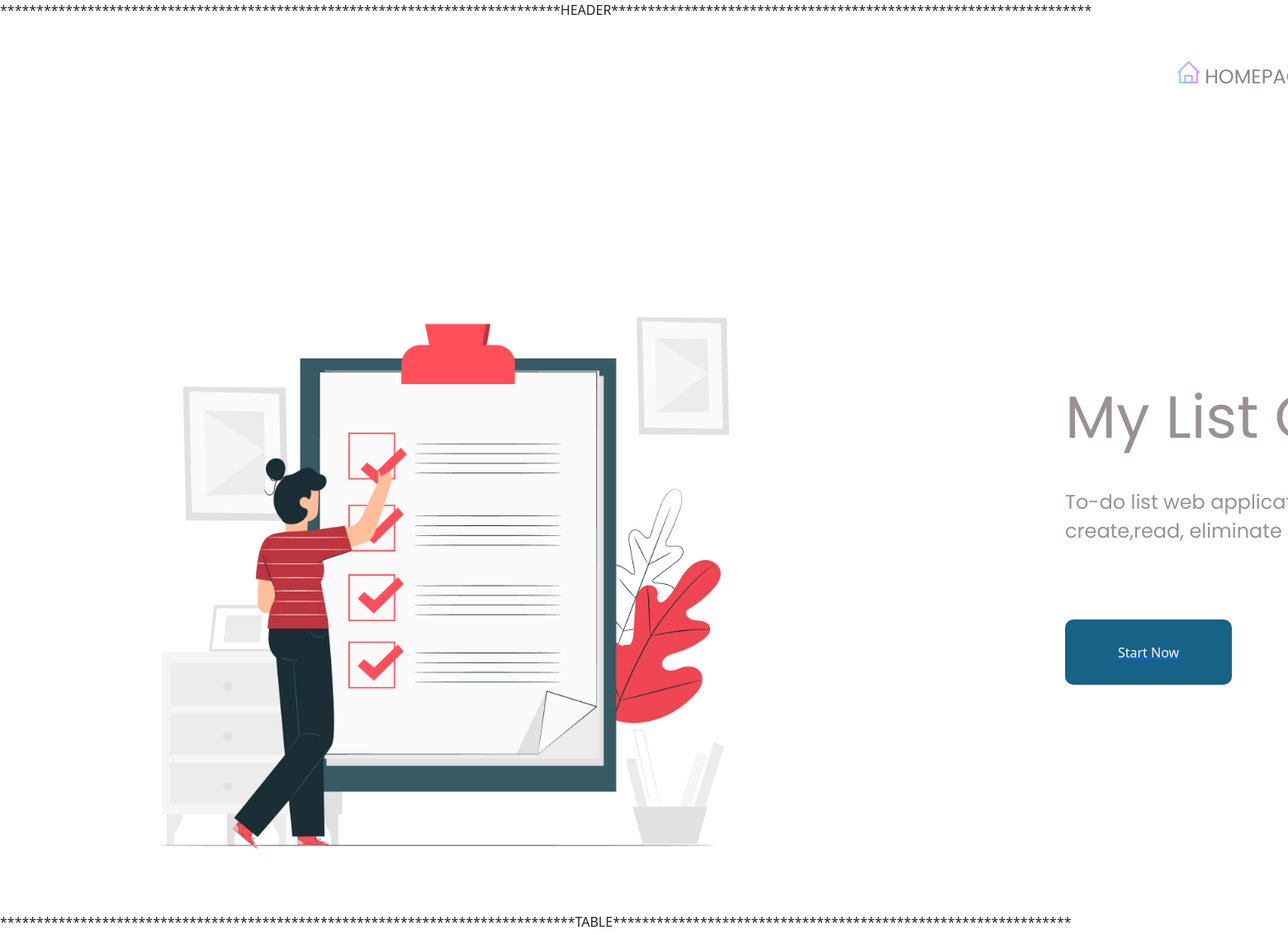
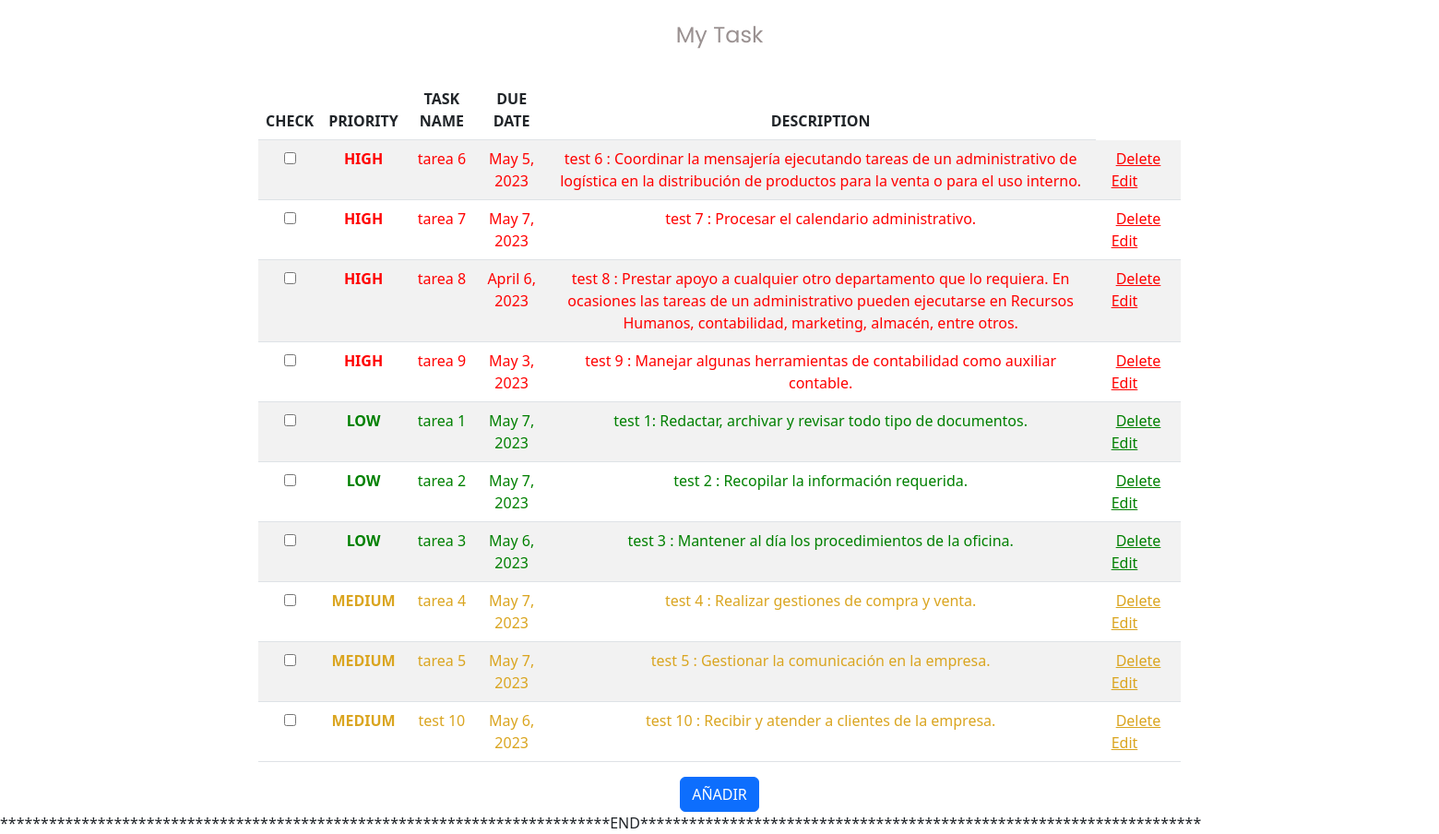
The page / on the database its author committed (2 pictures, top to bottom).
### main/models.py (models this page shows, shortened)
class task(models.Model):
    emp_checkbox = models.BooleanField(default=False)
    emp_priority = models.CharField(max_length=20, choices = PRIORITY_CHOICES)
    emp_task_name = models.CharField(max_length=50)
    emp_due_date = models.DateField()
    emp_description = models.CharField(max_length=200)
    id = models.UUIDField(default=uuid.uuid4, unique=True, primary_key=True, editable=False)

### main/views.py (the view)
# urls.py: path('',views.home, name='home'),
def home(request):
    tasks = task.objects.all()
    form = taskForm()
    if request.method == 'POST':
        form = taskForm(request.POST)
        if form.is_valid():
            form.save()
        return redirect('/')
    LOWcolor = "green"
    MEDIUMcolor = "yellow"
    HIGHcolor = "red"
    context = {
        'tasks': tasks,
        'LOWcolor' : "green",
        'MEDIUMcolor' : "yellow",
        'HIGHcolor' : "red",
        'form': form,
    }
    return render(request, 'main/home.html', context)

### main/forms.py
class taskForm(ModelForm):
    class Meta:
        model = task
        fields = ('emp_priority', 'emp_task_name', 'emp_due_date', 'emp_description')
        emp_priority : forms.ChoiceField(choices = PRIORITY_CHOICES)
        widgets = {
            'emp_task_name': forms.TextInput(attrs={'class': 'form-center , text-center', 'placeholder': 'TASK NAME','style':'width:600px; border-radius:12px; border:1px solid; height:40px; border-color:#E6ECF8; padding: calc(0.75rem - 1px; '}),
            'emp_due_date': forms.TextInput(attrs={'class': 'form-center, text-center', 'placeholder': 'YYYY-MM-DD','style':'width:600px; border-radius:12px; border:1px solid; height:40px; border-color:#E6ECF8; padding: calc(0.75rem - 1px); '}),
            'emp_description': forms.TextInput(attrs={'class': 'form-center, text-center', 'placeholder': 'DESCRIPTION','style':' height:100px; Width:600px; border-radius:12px; border:1px solid; border-color:#E6ECF8; flex-direction:column; padding: calc(0.75rem - 1px); '}),
        }

### main/templates/main/home.html (shortened to what this page needs)
{% extends 'base.html' %}
{% block content %}
*****************************************************************************HEADER******************************************************************
<div class="landing-page screen">
    <img class="image1" src="/static/images/image1.jpg">
    <div class="flex-col">
        <div class="overlap-group1">
            <a href="{% url 'home' %}">
                <div class="homepage valing-text-middle poppins-normal-natural-gray-24px">HOMEPAGE</div>
            </a>
            <img class="home-1" src="/static/images/image2.png">
        </div>
        <h1 class="title">My List Of Task</h1>
        <p class="to-do-list-web-appli">To-do list web application with Django, you can create,read, eliminate and edit your task.</p>
        <div class="overlap-group">
            <a href="{% url 'create' %}">
                <div class="start-now valing-text-middle">Start Now</div>
            </a>
        </div>
    </div>
</div>
*******************************************************************************TABLE***************************************************************
<h1 class="title-task" style="text-align: center; padding-top: 1em; padding-bottom: 1em;">My Task</h1>
    <table class="table table-striped" style="width: 1000px; text-align: center; margin-left: auto; margin-right: auto;">
        <thead class="thead">
            <tr>
                <th scope="col">CHECK</th>
                <th scope="col">PRIORITY</th>
                <th scope="col">TASK NAME</th>
                <th scope="col">DUE DATE</th>
                <th scope="col">DESCRIPTION</th>
            </tr>
        </thead>
        <tbody>
            {% for emp in tasks %}
            {% if  emp.emp_priority == "HIGH" %}
                <tr>
                    <form method="POST" enctype="multipart/form-data">
                        <th scope="row"><input type="checkbox"></th>
                    </form>
                    <th scope="row" style="color: red;">{{ emp.emp_priority }}</th>
                    <td style="color: red;">{{ emp.emp_task_name }}</td>
                    <td style="color: red;">{{ emp.emp_due_date }}</td>
                    <td style="color: red;">{{ emp.emp_description }}</td>
                    <td ">
                        <a href="{% url 'delete' emp.id %}" style="color: red;">Delete</a>
                        <a style="margin-right: 30px; color: red;" href="{% url 'edit' emp.id %}">Edit</a>
                    </td>
                </tr>
            {% endif %}
            {% endfor %}
            {% for emp in tasks %}
            {% if  emp.emp_priority == "LOW" %}
                <tr>
                    <th scope="row"><input type="checkbox"></th>
                    <th scope="row" style="color: green;">{{ emp.emp_priority }}</th>
                    <td style="color: green;">{{ emp.emp_task_name }}</td>
                    <td style="color: green;">{{ emp.emp_due_date }}</td>
                    <td style="color: green;">{{ emp.emp_description }}</td>
                    <td ">
                        <a href="{% url 'delete' emp.id %}" style="color: green;">Delete</a>
                        <a style="margin-right: 30px; color: green;" href="{% url 'edit' emp.id %}">Edit</a>
                    </td>
                </tr>
            {% endif %}
            {% endfor %}
            {% for emp in tasks %}
            {% if  emp.emp_priority == "MEDIUM" %}
                <tr>
                    <th scope="row"><input type="checkbox"></th>
                    <th scope="row" style="color: goldenrod;">{{ emp.emp_priority }}</th>
                    <td style="color: goldenrod;">{{ emp.emp_task_name }}</td>
                    <td style="color: goldenrod;">{{ emp.emp_due_date }}</td>
                    <td style="color: goldenrod;">{{ emp.emp_description }}</td>
                    <td ">
                        <a href="{% url 'delete' emp.id %}" style="color: goldenrod;">Delete</a>
                        <a style="margin-right: 30px; color: goldenrod;" href="{% url 'edit' emp.id %}">Edit</a>
                    </td>
                </tr>
            {% endif %}
            {% endfor %}
        </tbody>
    </table>
    <div class="text-center">
        <a href="{% url 'create' %}"><button type="button" class="btn btn-primary">AÑADIR</button></a>
    </div>
    ***************************************************************************END*********************************************************************
{% endblock content %}

### templates/base.html (shortened to what this page needs)
{% load static %}
<!DOCTYPE html>
<html lang="es">
<head>
    <link href="https://cdn.jsdelivr.net/npm/bootstrap@5.2.3/dist/css/bootstrap.min.css" rel="stylesheet">
    <link  rel="stylesheet" href="{% static '/css/style.css' %}">
</head>
<body>
    {% block content %}
    {% endblock content %}
</body>
</html>

### main/static/css/style.css (style rules this page uses)
:root { --black: rgba(0, 0, 0, 1); --natural-gray: rgba(140, 133, 133, 1); --gray: rgba(154, 145, 145, 1); --white: rgba(255, 255, 255, 1); --font-size-m: 24px; --font-size-l: 72px; --font-family-poppins: "Poppins"; }
.poppins-normal-natural-gray-24px { color: var(--natural-gray); font-family: var(--font-family-poppins); font-size: var(--font-size-m); font-weight: 400; font-style: normal; }
.image1 { height: 789px; margin-left: 150px; margin-top: 291px; object-fit: cover; width: 772px; }
.homepage { height: 82px; left: 0; letter-spacing: 0; line-height: normal; position: absolute; text-align: center; top: 0; width: 204px; }
.home-1 { height: 27px; left: 4px; object-fit: cover; position: absolute; top: 23px; width: 27px; }
.valing-text-middle { display: flex; flex-direction: column; justify-content: center; }
.landing-page { align-items: flex-start; background-color: var(--white); border: 1px none; display: flex; gap: 364px; height: 1080px; padding: 0 4px; width: 1920px; }
.flex-col { align-items: flex-start; display: flex; flex-direction: column; margin-top: 27px; min-height: 742px; width: 626px; }
.overlap-group1 { align-self: center; height: 82px; margin-right: 84px; position: relative; width: 278px; }
.overlap-group { align-items: flex-start; background-color: #176287; border-radius: 10px; display: flex; margin-top: 68px; min-width: 202px; }
.start-now { color: var(--white); font-family: var(--font-size-m); font-weight: 400; height: 79px; letter-spacing: 0; line-height: normal; text-align: center; width: 202px; }
.to-do-list-web-appli { color: var(--gray); font-family: var(--font-family-poppins); font-size: var(--font-size-m); font-weight: 400; letter-spacing: 0; line-height: normal; margin-top: 23px; min-height: 76px; width: 626px; }
.title { color: var(--gray); font-family: var(--font-family-poppins); font-size: var(--font-size-l); font-weight: 400; letter-spacing: 0; line-height: normal; margin-top: 318px; min-height: 96px; width: 565px; }
.title-task { color: var(--gray); font-family: var(--font-family-poppins); font-size: var(--font-size-m); font-weight: 400; letter-spacing: 0; line-height: normal; }

### rows shown on the page
task: emp_priority "HIGH", emp_task_name "tarea 6", emp_due_date "May 5, 2023", emp_description "test 6 : Coordinar la mensajería ejecutando tareas de un administrativo de logística en la distribución de productos para la venta o para el uso interno."
task: emp_priority "HIGH", emp_task_name "tarea 7", emp_due_date "May 7, 2023", emp_description "test 7 : Procesar el calendario administrativo."
task: emp_priority "HIGH", emp_task_name "tarea 8", emp_due_date "April 6, 2023", emp_description "test 8 : Prestar apoyo a cualquier otro departamento que lo requiera. En ocasiones las tareas de un administrativo pueden ejecutarse en Recursos Humanos, contabilidad, marketing, almacén, entre otros."
task: emp_priority "HIGH", emp_task_name "tarea 9", emp_due_date "May 3, 2023", emp_description "test 9 : Manejar algunas herramientas de contabilidad como auxiliar contable."
task: emp_priority "LOW", emp_task_name "tarea 1", emp_due_date "May 7, 2023", emp_description "test 1: Redactar, archivar y revisar todo tipo de documentos."
task: emp_priority "LOW", emp_task_name "tarea 2", emp_due_date "May 7, 2023", emp_description "test 2 : Recopilar la información requerida."
task: emp_priority "LOW", emp_task_name "tarea 3", emp_due_date "May 6, 2023", emp_description "test 3 : Mantener al día los procedimientos de la oficina."
task: emp_priority "MEDIUM", emp_task_name "tarea 4", emp_due_date "May 7, 2023", emp_description "test 4 : Realizar gestiones de compra y venta."
task: emp_priority "MEDIUM", emp_task_name "tarea 5", emp_due_date "May 7, 2023", emp_description "test 5 : Gestionar la comunicación en la empresa."
task: emp_priority "MEDIUM", emp_task_name "test 10", emp_due_date "May 6, 2023", emp_description "test 10 : Recibir y atender a clientes de la empresa."
